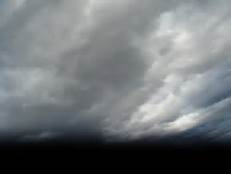
#> input picture MWD/test/cloudy/cloudy226.jpg, 231 x 174 px; its folder holds only this picture in this run
$ jupyter execute --allow-errors FinalProject.ipynb
#> lines starting #> are read from the running program, lines starting #| are printed output that depends on the picture
# 1. Module import and basic functions

## 1.1 Imports

[cell 1]
import cv2 as cv
import numpy as np
from matplotlib import pyplot as plt

import os
import random
import time

from sklearn.decomposition import PCA
from sklearn.svm import SVC
from sklearn.model_selection import GridSearchCV
import joblib

from sklearn.metrics import confusion_matrix
import seaborn as sn

## 1.2 Global variables

[cell 2]
# Set the notebook name and derive the absolute path of the dataset
notebookName="FinalProject.ipynb"
datasetPath=os.path.abspath(notebookName)[0:-len(notebookName)]+"MWD/" #use absolute path

# Check if the MWD dataset folder exist
if not os.path.exists(datasetPath):
    raise FileNotFoundError("MWD dataset folder not found")

## 1.3 SVC/PCA fallbacks
Set ***use_pre_storedSVCPCA=1*** in the following block to use *"svc_weatherClassification.pkl"* and
*"pca_weatherClassification.pkl"* instead of searching again for best parameters
and fitting SVC/PCA.

This is meant as a fallback in the extreme case that running the notebook from scratch
does not provide a SVC with the same scores as in the report.

[cell 3]
#fallback
use_pre_storedSVCPCA=0

## 1.4 Support functions

[cell 4]
# [22 lines left out: function show_img, not called in this run]


def get_imagePaths_byWeather(datasetPath,
                               datasetType="train",
                               weather_condition="cloudy"):
    """
    Get file paths for images that match a specific weather condition and dataset type.

    :param datasetPath: The base path of the MWD dataset.
    :param datasetType: Type of dataset, "train" or "test".
    :param weather_condition: The desired weather condition. Only one needs to be specified.

    :return: List of file paths matching the specified condition.
    """
    matching_files = [os.path.join(root, file) for root, dirs, files in os.walk(datasetPath+datasetType)
                     for file in files if weather_condition in file]
    imagePaths=[]
    for path in matching_files:
            imagePaths.append(path)
    return imagePaths

# 2. Functions for feature extraction

## 2.1 Normalization

[cell 5]
def get_zNormalized_vector(vector):
    """
    Compute Z-score normalization for a vector.

    :param vector: Input vector.
    :return: Z-score normalized vector if std is not zero across dimensions, else the original vector.
    """
    mean = np.mean(vector)
    std = np.std(vector)
    if std !=0 :#in this case normalization is pointless / same value vectors
        vector=(vector-mean)/std
    return vector

## 2.2 BGR histogram calculation and visualization

[cell 6]
def calculate_picture_histograms(picture):
    # Code adapted from external source:
    # Histogram Calculation OpenCV tutorial - https://docs.opencv.org/3.4/d8/dbc/tutorial_histogram_calculation.html
    """
    Calculate histograms for each channel of a given image.

    :param picture: The input image for which histograms are calculated.

    :return: A tuple containing histograms for the Blue, Green, and Red channels.
    """
    bgr_planes=cv.split(picture)

    histSize = 256
    histRange = (0, 256)
    accumulate = False

    hist_h = 1
    alpha=-1

    b_hist = cv.calcHist(bgr_planes, [0], None, [histSize], histRange, accumulate=accumulate)
    g_hist = cv.calcHist(bgr_planes, [1], None, [histSize], histRange, accumulate=accumulate)
    r_hist = cv.calcHist(bgr_planes, [2], None, [histSize], histRange, accumulate=accumulate)

    # Z-score normalize the histograms
    b_hist=get_zNormalized_vector(b_hist)
    g_hist=get_zNormalized_vector(g_hist)
    r_hist=get_zNormalized_vector(r_hist)

    return (b_hist,g_hist,r_hist)

# [39 lines left out: function display_picture_histogram, not called in this run]

## 2.3 HSV histograms calculation and visualization

[cell 7]
def calculate_HSV_histograms(picture):
    # Code adapted from external source:
    # Histogram Calculation OpenCV tutorial - https://docs.opencv.org/3.4/d8/dbc/tutorial_histogram_calculation.html
    """
    Calculate histograms for the Hue, Saturation, and Value channels of an HSV image.

    :param picture: The input image in BGR format.

    :return: Histograms for the Hue, Saturation, and Value channels.
    """
    picture = cv.cvtColor(picture, cv.COLOR_BGR2HSV)

    hsv_planes=cv.split(picture)

    histSize = 256
    histRange = (0, 256)
    accumulate = False

    alpha=-1
    hist_h = 1

    h_hist = cv.calcHist(hsv_planes, [0], None, [histSize], histRange, accumulate=accumulate)
    s_hist = cv.calcHist(hsv_planes, [1], None, [histSize], histRange, accumulate=accumulate)
    v_hist = cv.calcHist(hsv_planes, [2], None, [histSize], histRange, accumulate=accumulate)

    # Z-score normalize the histograms
    h_hist=get_zNormalized_vector(h_hist)
    s_hist=get_zNormalized_vector(s_hist)
    v_hist=get_zNormalized_vector(v_hist)

    return h_hist,s_hist,v_hist

# [41 lines left out: function display_HSV_histogram, not called in this run]

## 2.4 Picture Average color and Dominant colors

[cell 8]
def get_averageAndDominantColors(picture):
    # Code adapted from external sources:
    # - Tonechas implementation of average color and dominant color calculation
    #       https://stackoverflow.com/questions/43111029/how-to-find-the-average-color-of-an-image-in-python-with-opencv
    # - BGR2RGB conversion check implemented from previous Computer Vision Lab

    """
    Calculate the average and dominant colors of an image.

    :param picture: The input image.

    :return: Variables containing the average color, dominant colors and their corresponding counts.
    """

    # converting picture from BGR for correct calculation
    if len(picture.shape) == 3 and picture.shape[2] == 3:
        picture = cv.cvtColor(picture, cv.COLOR_BGR2RGB)

    #downsampling to boost kmean-calculation speed for dataset
    downsample_size=(100, 100)
    picture=cv.resize(picture, downsample_size, interpolation=cv.INTER_NEAREST)

    average_color = picture.mean(axis=0).mean(axis=0)

    pixels = np.float32(picture.reshape(-1, 3))
    nr_dominant_colors = 6

    criteria = (cv.TERM_CRITERIA_EPS + cv.TERM_CRITERIA_MAX_ITER, 200, .1)
    flags = cv.KMEANS_RANDOM_CENTERS
    _, labels, dominant_colors = cv.kmeans(pixels, nr_dominant_colors, None, criteria, 10, flags)
    _, counts = np.unique(labels, return_counts=True)


    indices = np.argsort(counts)[::-1]
    dominant_colors=dominant_colors[indices]
    counts=counts[indices]


    return average_color, dominant_colors, counts


# [34 lines left out: function display_averageAndDominantColors, not called in this run]

## 2.5 Picture Contrast calculation

[cell 9]
def get_picture_Contrast(picture):
    """
    Calculate the average and contrast of an image.

    :param picture: The input image.

    :return: A tuple containing the normalized average and contrast of the image.
    """

    contrast=cv.meanStdDev(picture)
    contrast=get_zNormalized_vector(contrast) # Z normalize the information

    return contrast

## 2.6 Difference of Gaussian calculation

[cell 10]
def Difference_Of_Gaussian(picture):
    """
    Compute the Difference of Gaussian (DoG) for an image.

    :param picture: The input image.
    :return: The computed DoG image.
    """
    gauss1 = cv.GaussianBlur(picture, (1, 1), 0)
    gauss2 = cv.GaussianBlur(picture, (3, 3), 0)
    DoG = gauss1 - gauss2
    return DoG

## 2.7 Complete picture features extraction

[cell 11]
def get_picture_color_features(picture):
    """
    Calculate various color features for an image.

    :param picture: The input image.

    :return: A concatenated array of color features. flatten and normalized.
    """
    # Calculate histograms for the RGB and HSV channels
    b,g,r=calculate_picture_histograms(picture)
    h,s,v=calculate_HSV_histograms(picture)

    # Calculate contrast and average color
    contrast=get_picture_Contrast(picture)

    # Calculate average and dominant colors
    average_color, dominant_colors, _ = get_averageAndDominantColors(picture) #not inserting counts since it's not quality data
    # Z normalizing the data
    average_color, dominant_colors=get_zNormalized_vector(average_color),get_zNormalized_vector(dominant_colors)


    # Difference Of Gaussian feature extraction
    DoG=Difference_Of_Gaussian(picture)

    # BGR and HSV
    dog_b,dog_g,dog_r=calculate_picture_histograms(DoG)
    dog_h,dog_s,dog_v=calculate_HSV_histograms(DoG)

    # Average color and contrast
    dog_average, dog_contrast = get_zNormalized_vector(cv.mean(DoG)), get_picture_Contrast(DoG)

    #########################Feature selection #######################

    features_elements=[b,g,r,
                       contrast,dominant_colors,
                       dog_h,dog_s,dog_v]


    ##################################################################

    # Initialize the features array
    features=np.float32((0,0))
    # Flatten and concatenate the elements to create the final feature vector
    for element in features_elements:
        element=np.array(element, dtype="float32").flatten()
        features=np.concatenate((features,element),axis=0)
    return features

## 2.8 Testing the functions with an example
#### Re-run the following block to see a new picture example

[cell 12]
# Randomly choose an image for each weather condition from the "test" dataset
# store the pictures in a dictionary
test_pictures={}

weather_conditions=["cloudy","rain","shine","sunrise"]
#> (the rest of this cell did not finish here and is left out)

#> further down, image is the input picture: shape (174, 231, 3); mean B, G, R 118.2, 115.5, 111.3
        if image is not None:
            test_pictures[weather]=image
            break

# Test the function's outputs and visualize it for one test picture
test_picture_sunrise=test_pictures["rain"]

print("\n\n","#"*30,"Test Picture","#"*30,"\n\n")
show_img(test_picture_sunrise)

# Display average colors and dominant color palette for the test picture
print("\n\n","#"*30,"Average colors","#"*30,"\n\n")
average, palette, counts = get_averageAndDominantColors(test_picture_sunrise)
display_averageAndDominantColors(average, palette, counts)

# Display histograms for the test picture
print("\n\n","#"*30,"Histograms","#"*30,"\n\n")
b,g,r=calculate_picture_histograms(test_picture_sunrise)
display_picture_histogram(b,g,r)

h,s,v=calculate_HSV_histograms(test_picture_sunrise)
display_HSV_histogram(h,s,v)


# Display Difference of Gaussian (DoG) image for the test picture
print("\n\n","#"*30,"DoG","#"*30,"\n\n")
DoG=Difference_Of_Gaussian(test_picture_sunrise)
show_img(DoG)

# Display histograms for the DoG image
print("\n\n","#"*30,"Histograms","#"*30,"\n\n")

b_dog,g_dog,r_dog=calculate_picture_histograms(DoG)
display_picture_histogram(b_dog,g_dog,r_dog,title="DoG BGR Histogram")


h_dog,s_dog,v_dog=calculate_HSV_histograms(DoG)
display_HSV_histogram(h_dog,s_dog,v_dog,title="DoG HSV Histogram")

print("\n\n","#"*30,"Features size","#"*30,"\n")
picture_features=get_picture_color_features(test_picture_sunrise)
print("\n\tPicture final features shape:",picture_features.shape)


print("\n\n","#"*75)

---
# 3. Training and Testing dataset creation

## 3.1 Dataset creation function

[cell 13]
# [53 lines left out: function create_inputOutput_dataset, not called in this run]

## 3.2 Dataset creation

#> (a cell that did not finish here is left out)

## 3.2 Reducing number of features with new or pre-fitted PCA

[cell 15]
# Number of principal components to retain after PCA transformation
nr_components_PCA=200

# PCA
#> (the rest of this cell did not finish here and is left out)

---

# 4. SVM Training and assessing the model's accuracy

## 4.1 Finding best SVM parameters and fitting model / Loading pre-stored model

#> (a cell that did not finish here is left out)

## 4.2 Getting and plotting confusion matrixes

#> (a cell that did not finish here is left out)

## 4.3 Displaying prediction examples

### Just re-run the following block to see new prediction examples

[cell 18]
# Create a 2x2 grid of subplots
fig, axes = plt.subplots(2, 2, figsize=(15, 10))

weather_conditions = ["cloudy", "rain", "shine", "sunrise"]
test_pictures = {}

#> (the rest of this cell did not finish here and is left out)

        if picture is not None:

            # Calculate prediction
            picture_features = get_picture_color_features(picture)
#> in calculate_picture_histograms, `b_hist = cv.calcHist(bgr_planes, [0], None, [histSize], histRange, acc..`: b_hist = 256 values, max 4682 at index 1, min 0 at index 236, mean 157
#> in calculate_picture_histograms, `g_hist = cv.calcHist(bgr_planes, [1], None, [histSize], histRange, acc..`: g_hist = 256 values, max 4988 at index 1, min 0 at index 242, mean 157
#> in calculate_picture_histograms, `r_hist = cv.calcHist(bgr_planes, [2], None, [histSize], histRange, acc..`: r_hist = 256 values, max 5112 at index 1, min 0 at index 236, mean 157
#> in get_zNormalized_vector, `mean = np.mean(vector)`: mean = 157
#> in get_zNormalized_vector, `std = np.std(vector)`: std = 320.8
#> in get_zNormalized_vector, `vector=(vector-mean)/std`: vector = 256 values, max 14.1 at index 1, min -0.489 at index 236, mean -3.73e-09
#> in calculate_picture_histograms, `b_hist=get_zNormalized_vector(b_hist)`: b_hist has the same summary as vector in get_zNormalized_vector
#> in calculate_picture_histograms, `g_hist=get_zNormalized_vector(g_hist)`: g_hist = 256 values, max 14.51 at index 1, min -0.472 at index 242, mean -3.73e-09
#> in calculate_picture_histograms, `r_hist=get_zNormalized_vector(r_hist)`: r_hist = 256 values, max 14.67 at index 1, min -0.465 at index 236, mean 0
#> in get_picture_color_features, `b,g,r=calculate_picture_histograms(picture)`: b has the same summary as vector in get_zNormalized_vector; g has the same summary as g_hist in calculate_picture_histograms; r has the same summary as r_hist in calculate_picture_histograms
#> in calculate_HSV_histograms, `picture = cv.cvtColor(picture, cv.COLOR_BGR2HSV)`: picture: shape (174, 231, 3); mean H, S, V 80.9, 21.6, 118.4
#> in calculate_HSV_histograms, `h_hist = cv.calcHist(hsv_planes, [0], None, [histSize], histRange, acc..`: h_hist = 256 values, max 5911 at index 0, min 0 at index 1, mean 157
#> in calculate_HSV_histograms, `s_hist = cv.calcHist(hsv_planes, [1], None, [histSize], histRange, acc..`: s_hist = 256 values, max 5858 at index 0, min 0 at index 1, mean 157
#> in calculate_HSV_histograms, `v_hist = cv.calcHist(hsv_planes, [2], None, [histSize], histRange, acc..`: v_hist = 256 values, max 4888 at index 1, min 0 at index 237, mean 157
#> in calculate_HSV_histograms, `h_hist=get_zNormalized_vector(h_hist)`: h_hist = 256 values, max 8.29 at index 0, min -0.226 at index 1, mean -4.47e-08
#> in calculate_HSV_histograms, `s_hist=get_zNormalized_vector(s_hist)`: s_hist = 256 values, max 10.51 at index 0, min -0.289 at index 1, mean 0
#> in calculate_HSV_histograms, `v_hist=get_zNormalized_vector(v_hist)`: v_hist = 256 values, max 14.3 at index 1, min -0.475 at index 237, mean -7.45e-09
#> in get_picture_color_features, `h,s,v=calculate_HSV_histograms(picture)`: h has the same summary as h_hist in calculate_HSV_histograms; s has the same summary as s_hist in calculate_HSV_histograms; v has the same summary as v_hist in calculate_HSV_histograms
#> in get_picture_Contrast, `contrast=cv.meanStdDev(picture)`: contrast = ([118.2, 115.5, 111.3], [63.12, 63.43, 62.53])
#> in get_averageAndDominantColors, `picture=cv.resize(picture, downsample_size, interpolation=cv.INTER_NEA..`:
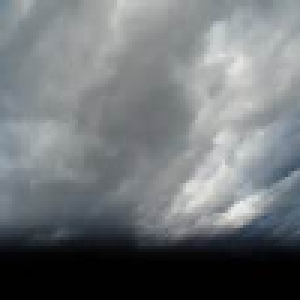
#> picture: shape (100, 100, 3) (shown 3 times larger); mean R, G, B 112, 116.3, 119
#> in get_averageAndDominantColors, `average_color = picture.mean(axis=0).mean(axis=0)`: average_color = [112, 116.3, 119]
#> in get_averageAndDominantColors, `_, labels, dominant_colors = cv.kmeans(pixels, nr_dominant_colors, Non..`: labels = 10000 values, max 5 at index 2300, min 0 at index 4, mean 2.44; dominant_colors = [[155.8, 160.2, 161.7], [47.89, 54.88, 63.66], [130.8, 136.6, 140.1], [189, 191.7, 191.3], [3.71, 4.03, 4.87], [101.5, 108.4, 114.5]]
#> in get_averageAndDominantColors, `_, counts = np.unique(labels, return_counts=True)`: counts = [2125, 560, 2684, 1404, 1856, 1371]
#> in get_averageAndDominantColors, `indices = np.argsort(counts)[::-1]`: indices = [2, 0, 4, 3, 5, 1]
#> in get_averageAndDominantColors, `dominant_colors=dominant_colors[indices]`: dominant_colors = [[130.8, 136.6, 140.1], [155.8, 160.2, 161.7], [3.71, 4.03, 4.87], [189, 191.7, 191.3], [101.5, 108.4, 114.5], [47.89, 54.88, 63.66]]
#> in get_averageAndDominantColors, `counts=counts[indices]`: counts = [2684, 2125, 1856, 1404, 1371, 560]
#> in get_picture_color_features, `average_color, dominant_colors, _ = get_averageAndDominantColors(pictu..`: average_color = [112, 116.3, 119]
#> in get_picture_color_features, `average_color, dominant_colors=get_zNormalized_vector(average_color),g..`: average_color = [-1.31, 0.188, 1.12]; dominant_colors = [[0.347, 0.44, 0.494], [0.743, 0.813, 0.837], [-1.67, -1.66, -1.65], [1.27, 1.31, 1.31], [-0.118, -0.00787, 0.0887], [-0.968, -0.857, -0.718]]
#> in Difference_Of_Gaussian, `DoG = gauss1 - gauss2`:
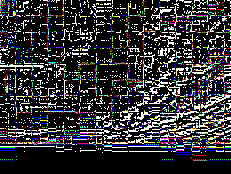
#> DoG: shape (174, 231, 3); mean B, G, R 53.6, 50.8, 51.8
#> in get_picture_color_features, `dog_b,dog_g,dog_r=calculate_picture_histograms(DoG)`: dog_b = 256 values, max 15.08 at index 0, min -0.0962 at index 13, mean -1.86e-09; dog_g = 256 values, max 15.22 at index 0, min -0.0937 at index 13, mean 1.49e-08; dog_r = 256 values, max 15.17 at index 0, min -0.095 at index 13, mean 1.86e-08
#> in calculate_HSV_histograms (call 2), `picture = cv.cvtColor(picture, cv.COLOR_BGR2HSV)`: picture: shape (174, 231, 3); mean H, S, V 17.8, 48.2, 66.1
#> in get_picture_color_features, `dog_h,dog_s,dog_v=calculate_HSV_histograms(DoG)`: dog_h = 256 values, max 15.88 at index 0, min -0.0772 at index 1, mean -1.86e-08; dog_s = 256 values, max 15.55 at index 0, min -0.0799 at index 4, mean 0; dog_v = 256 values, max 14.22 at index 0, min -0.104 at index 13, mean -2.61e-08
#> in get_picture_color_features, `dog_average, dog_contrast = get_zNormalized_vector(cv.mean(DoG)), get_..`: dog_average = [0.644, 0.52, 0.566, -1.73]
#> the loop in get_picture_color_features, `for element in features_elements:` made 8 passes
#> element on pass 4: [1.12, 1.02, 0.854, -0.994, -0.981, -1.02]
#> after the loop in get_picture_color_features, `for element in features_elements:`: features = 1562 values, max 15.88 at index 794, min -1.67 at index 782, mean 3.36e-09
#> `picture_features = get_picture_color_features(picture)`: picture_features has the same summary as features in get_picture_color_features
            picture_features = pca.transform([picture_features])
            picture_features = picture_features.reshape(1, -1)
            prediction = model.predict(picture_features)

            # Display the image and prediction in the corresponding subplot
            row = i // 2
            col = i % 2
            axes[row, col].imshow(cv.cvtColor(picture, cv.COLOR_BGR2RGB))
            axes[row, col].set_title(f"Truth: {weather}      /     Prediction: {prediction[0]}")
            axes[row, col].axis('off')
            break

# Adjust spacing and display the plot
plt.subplots_adjust(wspace=0.1, hspace=0.2)

#plt.savefig("random_output_example.png",bbox_inches='tight')
plt.show()

## 4.4 Show misclassified   prediction examples

Shows only the first found misclassified  pictures, if any

[cell 19]
# Create a 2x2 grid of subplots
fig, axes = plt.subplots(2, 2, figsize=(15, 10))

weather_conditions = ["cloudy", "rain", "shine", "sunrise"]
test_pictures = {}


print("\n"+"#"*60,"\n")
#> (the rest of this cell did not finish here and is left out)

#> the loop in get_picture_color_features (call 2), `for element in features_elements:` made 8 passes
